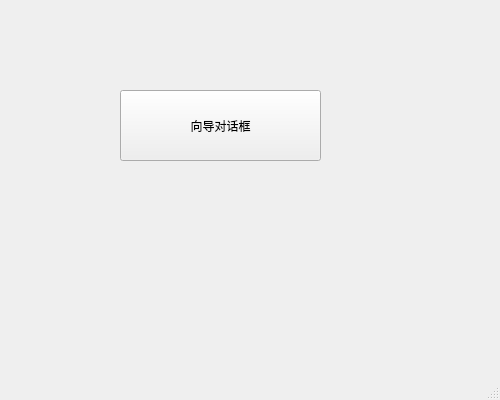
<?xml version="1.0" encoding="UTF-8"?>
<ui version="4.0">
 <class>MainWindow</class>
 <widget class="QMainWindow" name="MainWindow">
  <property name="geometry">
   <rect>
    <x>0</x>
    <y>0</y>
    <width>500</width>
    <height>400</height>
   </rect>
  </property>
  <property name="windowTitle">
   <string>MainWindow</string>
  </property>
  <widget class="QWidget" name="centralwidget">
   <widget class="QPushButton" name="pushButton">
    <property name="geometry">
     <rect>
      <x>120</x>
      <y>90</y>
      <width>201</width>
      <height>71</height>
     </rect>
    </property>
    <property name="text">
     <string>向导对话框</string>
    </property>
   </widget>
  </widget>
  <widget class="QMenuBar" name="menubar">
   <property name="geometry">
    <rect>
     <x>0</x>
     <y>0</y>
     <width>500</width>
     <height>21</height>
    </rect>
   </property>
  </widget>
  <widget class="QStatusBar" name="statusbar"/>
 </widget>
 <resources/>
 <connections/>
</ui>
